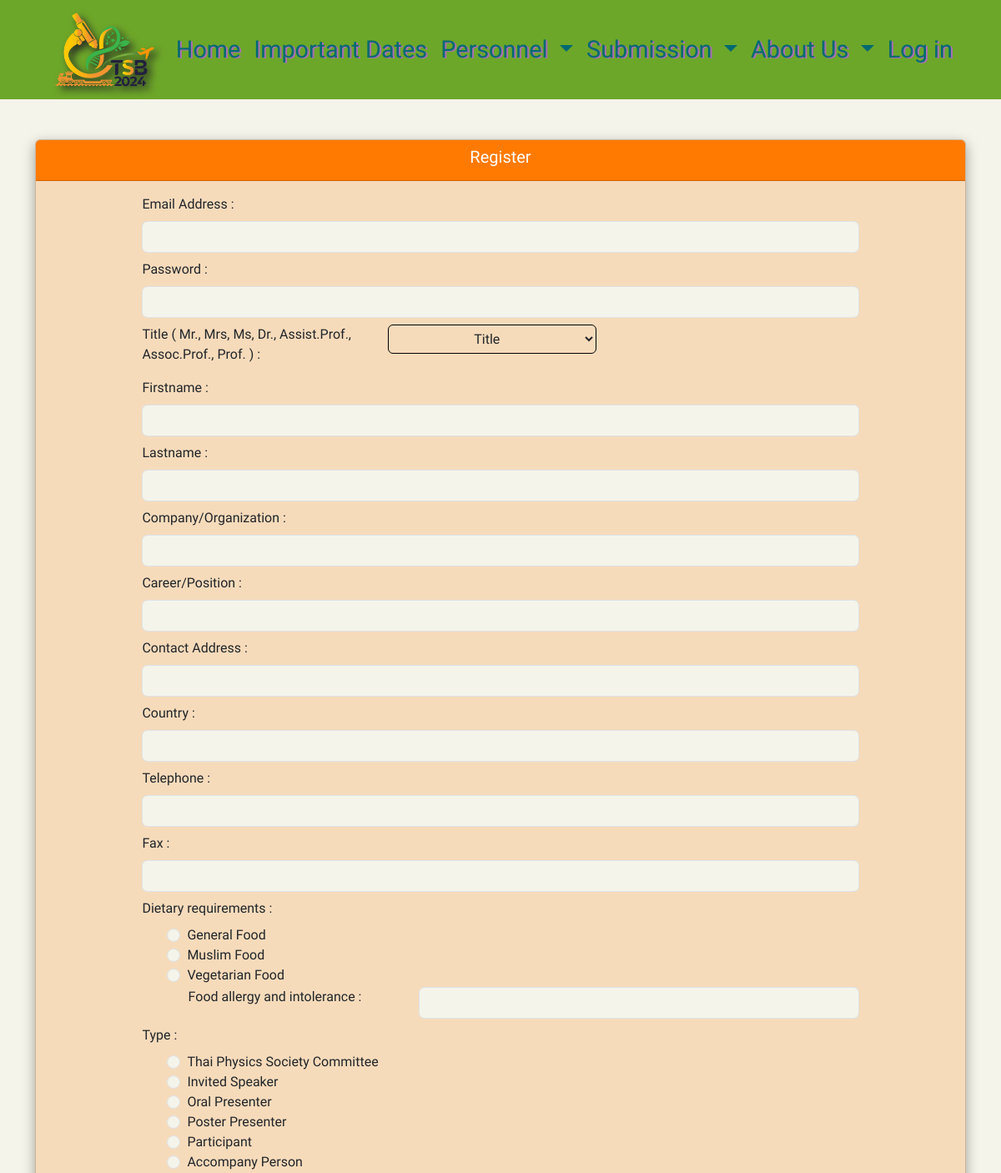
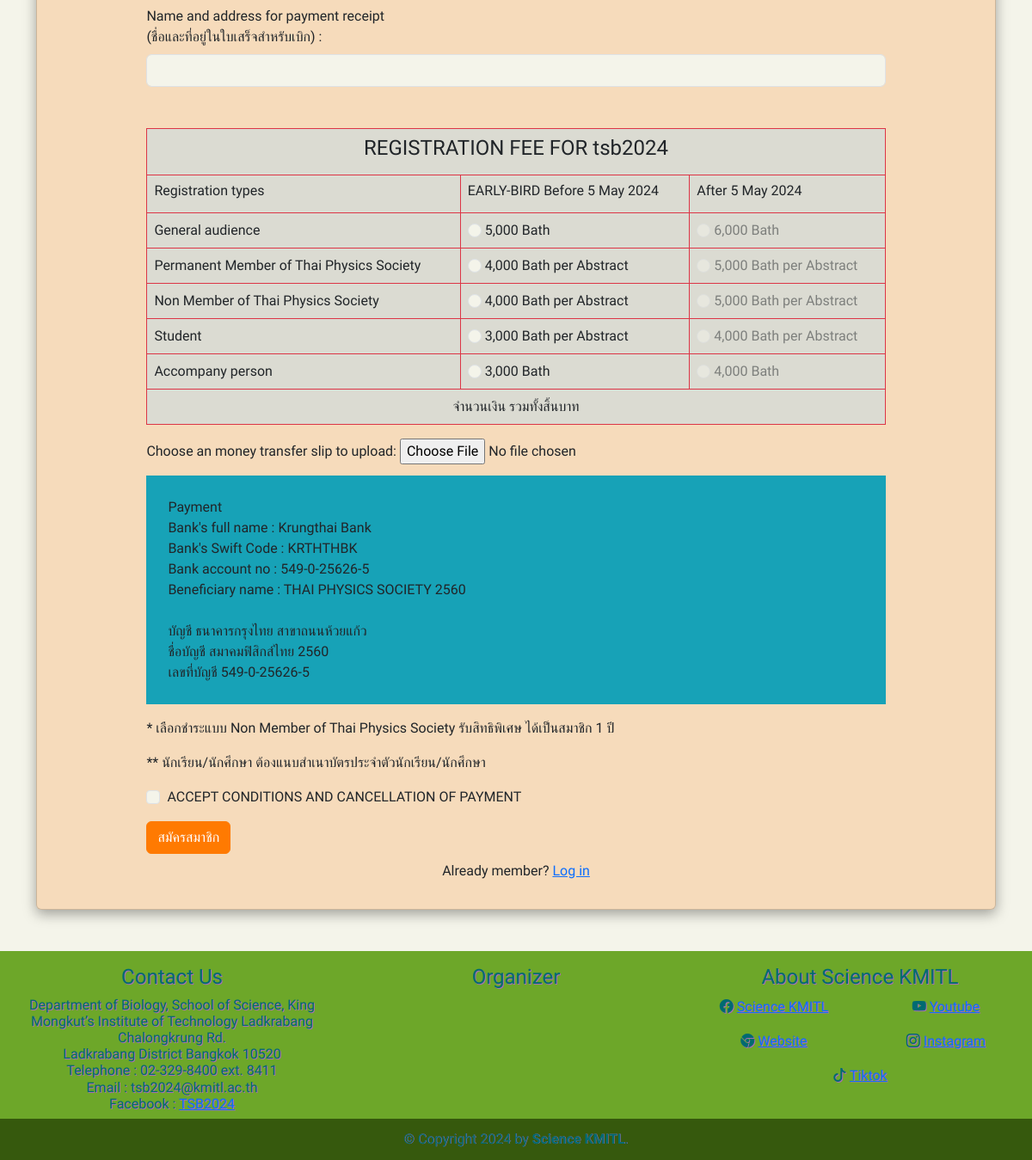
Screenshot of /auth/register.php with the database file from the repository (2 pictures, top to bottom).
### tables this page shows
CREATE TABLE `tb_meal` (
  `meal_id` int(11) NOT NULL,
  `meal_name` varchar(255) NOT NULL
);

CREATE TABLE `tb_type` (
  `type_id` int(11) NOT NULL,
  `type_name` varchar(255) NOT NULL
);

CREATE TABLE `tb_pay` (
  `id` int(11) NOT NULL,
  `pay_name` varchar(255) NOT NULL,
  `b_amount` varchar(255) NOT NULL,
  `a_amount` varchar(255) NOT NULL,
  `b_price` int(11) NOT NULL,
  `a_price` int(11) NOT NULL,
  `pay_id` int(11) NOT NULL
);

### auth/register.php (the view, shortened to what this page needs)
<?php
include($_SERVER['DOCUMENT_ROOT'] . '/tsb2024/connectdb.php');
if (isset($_SESSION['role'])) {
  header("refresh: 1; url= /tsb2024/auth/profile.php");
} else {
  ?>
  <!DOCTYPE html>
  <html lang="en">
  <head>
    <link rel="stylesheet" href="/tsb2024/theme/css/bootstrap-theme.css">
    <link rel="stylesheet" href="/tsb2024/theme/css/self.css">
  </head>
  <body class="font-mitr">
    <?php
    include($_SERVER['DOCUMENT_ROOT'] . '/tsb2024/components/navbar.php');
    ?>
    <div class="container mt-5">
      <div class="card" style="background-color: rgb(255 122 1 / 20%);box-shadow: rgba(0, 0, 0, 0.35) 0px 5px 15px;">
        <div class="card-header bg-l text-white text-center">
          <h5>
            Register
          </h5>
        </div>
        <div class="card-body" style="margin: 0px 10%;">
          <div class="row">
            <form action="authen.php" method="POST" enctype="multipart/form-data">
              <div class="form-outline mb-2">
                <label class="form-label" for="email">Email Address :</label>
                <input type="email" id="email" class="form-control" name="email" required />
              </div>
              <div class="form-outline mb-2">
                <label class="form-label" for="password">Password :</label>
                <input type="password" id="password" class="form-control" name="password" required />
              </div>
              <div class="form-outline mb-2">
                <div class="row">
                  <div class="col-4">
                    <label class="form-label" for="title">Title ( Mr., Mrs, Ms, Dr., Assist.Prof., Assoc.Prof., Prof. ) :
                    </label>
                  </div>
                  <div class="col-8">
                    <div class="dropdown">
                      <select class="btn btn-secondary dropdown-toggle titlebut" type="button" id="dropdownMenuButton1"
                        data-bs-toggle="dropdown" name="title" style="border-color:black;" required>
                        <option value="" selected disabled>Title</option>
                      </select>
                    </div>
                  </div>
                </div>
              </div>
              <div class="form-outline mb-2">
                <label class="form-label" for="name">Firstname :</label>
                <input type="text" id="name" name="name" class="form-control" required />
              </div>
              <div class="form-outline mb-2">
                <label class="form-label" for="lastname">Lastname :</label>
                <input type="text" id="lastname" name="lastname" class="form-control" required />
              </div>
              <div class="form-outline mb-2">
                <label class="form-label" for="company">Company/Organization :</label>
                <input type="text" id="company" name="company" class="form-control" required />
              </div>
              <div class="form-outline mb-2">
                <label class="form-label" for="career">Career/Position :</label>
                <input type="text" id="career" name="career" class="form-control" required />
              </div>
              <div class="form-outline mb-2">
                <label class="form-label" for="address">Contact Address :</label>
                <input type="text" id="address" name="address" class="form-control" required />
              </div>
              <div class="form-outline mb-2">
                <label class="form-label" for="country">Country :</label>
                <input type="text" id="country" name="country" class="form-control" required />
              </div>
              <div class="form-outline mb-2">
                <label class="form-label" for="tel">Telephone :</label>
                <input type="text" id="tel" name="tel" class="form-control" required />
              </div>
              <div class="form-outline mb-2">
                <label class="form-label" for="fax">Fax :</label>
                <input type="text" id="fax" name="fax" class="form-control" />
              </div>
              <div class="form-outline mb-2">
                <label class="form-label">Dietary requirements :</label>
                <div class="form-check" style="margin-left: 30px;">
                  <?php
                  $sql = $conn->query("SELECT * FROM tb_meal");
                  foreach ($sql as $row) {
                    echo '<input class="form-check-input" type="radio" name="meal" value="' . htmlspecialchars($row['meal_name']) . '" required> ' . $row['meal_name'] . '<br>';
                    ?>
                  <?php } ?>
                </div>
                <div class="row" style="margin-left:2.7rem;">
                  <div class="col-4">
                    <label>Food allergy and intolerance : </label>
                  </div>
                  <div class="col-8">
                    <input type="text" id="food" name="food" class="form-control" />
                  </div>
                </div>
              </div>
              <div class="form-outline mb-2">
                <label class="form-label">Type :</label>
                <div class="form-check" style="margin-left: 30px;">
                  <?php
                  $sql = $conn->query("SELECT * FROM tb_type");
                  foreach ($sql as $row) {
                    echo '<input class="form-check-input" type="radio" name="type" value="' . htmlspecialchars($row['type_name']) . '" required> ' . $row['type_name'] . '<br>';
                    ?>
                  <?php } ?>
                </div>
              </div>
              <div class="form-outline">
                <label class="form-label" for="receipt">Name and address for payment
                  receipt<br>(ชื่อและที่อยู่ในใบเสร็จสำหรับเบิก) :</label>
                <input type="text" id="receipt" name="receipt" class="form-control" required />
              </div>
              <div class="form-outline mb-2 mt-5">
                <table class="table table-active table-bordered border-danger">
                  <thead style="text-align: center;">
                    <tr>
                      <td colspan="3">
                        <h4>REGISTRATION FEE FOR tsb2024</h4>
                      </td>
                    </tr>
                  </thead>
                  <tbody>
                    <tr>
                      <td>
                        <h6>Registration types</h6>
                      </td>
                      <td>
                        <h6>EARLY-BIRD Before 5 May 2024</h6>
                      </td>
                      <td>
                        <h6>After 5 May 2024</h6>
                      </td>
                    </tr>
                    <?php
                    $date_end = $conn->query("SELECT * FROM tb_setdate");
                    foreach ($date_end as $rowdate) {
                      $datepro = $rowdate['date_end'];
                    }
                    $datenows = date("Y-m-d");
                    if ($datenows > $datepro) {
                      $data1 = "disabled";
                      $data2 = "";
                    } else {
                      $data1 = "";
                      $data2 = "disabled";
                    }
                    $sqlpay = $conn->query("SELECT * FROM tb_pay");
                    foreach ($sqlpay as $row) {
                      ?>
                      <tr>
                        <td>
                          <?php echo $row['pay_name']; ?>
                        </td>
                        <td>
                          <input class="form-check-input" type="radio" name="fee" value="<?php echo $row['id']; ?>"
                            onchange="openamount(this.value)" required <?php echo $data1; ?>>
                          <label class="form-check-label" for="fee">
                            <?php echo $row['b_amount']; ?>
                          </label>
                        </td>
                        <td>
                          <input class="form-check-input" type="radio" name="fee" value="<?php echo $row['id']; ?>" <?php echo $data2; ?> onchange="openamount(this.value)">
                          <label class="form-check-label" for="fee">
                            <?php echo $row['a_amount']; ?>
                          </label>
                        </td>
                      </tr>
                      <?php
                    }
                    ?>
                    <tr>
                      <td colspan="3">
                        <span class="centerer">จำนวนเงิน รวมทั้งสิ้น <div id="result"></div> บาท</span>
                      </td>
                    </tr>
                  </tbody>
                </table>
                <label class="mb-3">Choose an money transfer slip to upload:</label>
                <input type="file" name="fileupload" required>
                <p class="bg-info" style="padding: 25px">
                  Payment
                  <br>Bank's full name : Krungthai Bank
                  <br>Bank's Swift Code : KRTHTHBK
                  <br>Bank account no : 549-0-25626-5
                  <br>Beneficiary name : THAI PHYSICS SOCIETY 2560
                  <br>
                  <br>บัญชี ธนาคารกรุงไทย สาขาถนนห้วยแก้ว
                  <br>ชื่อบัญชี สมาคมฟิสิกส์ไทย 2560
                  <br>เลขที่บัญชี 549-0-25626-5
                </p>
              </div>
              <p>* เลือกชำระแบบ Non Member of Thai Physics Society รับสิทธิพิเศษ ได้เป็นสมาชิก 1 ปี</p>
              <p>** นักเรียน/นักศึกษา ต้องแนบสำเนาบัตรประจำตัวนักเรียน/นักศึกษา</p>
              <div class="form-check mb-3">
                <input class="form-check-input" type="checkbox" name="check" id="check" required>
                <label class="form-check-label" for="check">
                  ACCEPT CONDITIONS AND CANCELLATION OF PAYMENT
                </label>
              </div>
              <button type="submit" class="btn btn-l btn-block text-white mb-2" name="add">สมัครสมาชิก</button>
              <div class="text-center">
                <p>Already member? <a href="login.php">Log in</a></p>
              </div>
            </form>
          </div>
        </div>
      </div>
    </div>
    <?php
    include($_SERVER['DOCUMENT_ROOT'] . '/tsb2024/components/footer.php');
    ?>
  </body>
  </html>
<?php } ?>

### components/navbar.php (shortened to what this page needs)
<section>
  <nav class="navbar navbar-expand-lg navbar-dark text-white" style="background-color:#6da729;">
    <div class="container-fluid">
      <a class="navbar-brand " href="/tsb2024/index.php">
        <img src="/tsb2024/img/logotsb.png" class="tsblogo w-50" style="-webkit-filter: drop-shadow(5px 5px 5px #222);">
      </a>
      <div class="collapse navbar-collapse fs-20" id="navbarSupportedContent">
        <ul class="hoverul navbar-nav me-auto mb-2 mb-lg-0 menunav">
          <li class="nav-item">
            <a class="nav-link nav-fontcolor " aria-current="page" href="/tsb2024/index.php">Home</a>
          </li>
          <li class="nav-item">
            <a class="nav-link nav-fontcolor " aria-current="page" href="/tsb2024/pages/date.php">Important Dates</a>
          </li>
          <li class="nav-item dropdown">
            <a class="nav-link dropdown-toggle nav-fontcolor" href="#" role="button" data-bs-toggle="dropdown"
              aria-expanded="false">
              Personnel
            </a>
          </li>
          <li class="nav-item dropdown">
            <a class="nav-link dropdown-toggle nav-fontcolor" href="#" role="button" data-bs-toggle="dropdown"
              aria-expanded="false">
              Submission
            </a>
          </li>
          <li class="nav-item dropdown">
            <a class="nav-link dropdown-toggle nav-fontcolor" href="#" role="button" data-bs-toggle="dropdown"
              aria-expanded="false">
              About Us
            </a>
          </li>
          <?php if (isset($_SESSION['role'])) {
            if ($_SESSION['role']) { ?>
              <li class="nav-item">
                <?php if ($_SESSION['role'] == "user") { ?>
                  <a class="nav-link nav-fontcolor" aria-current="page" href="/tsb2024/auth/profile.php">Profile</a>
                <?php } else if ($_SESSION['role'] == "thaiphysic") { ?>
                    <a class="nav-link nav-fontcolor" aria-current="page" href="/tsb2024/auth/backend/tsb.php">Profile</a>
                <?php } else if ($_SESSION['role'] == "admin") { ?>
                      <a class="nav-link nav-fontcolor" aria-current="page" href="/tsb2024/auth/backend/admin.php">Profile</a>
                <?php } else if ($_SESSION['role'] == "superadmin") { ?>
                        <a class="nav-link nav-fontcolor" aria-current="page"
                          href="/tsb2024/auth/backend/superadmin.php">Profile</a>
                <?php } ?>
              </li>
              <li class="nav-item">
                <a class="nav-link nav-fontcolor" aria-current="page" href="/tsb2024/auth/logout.php">Log out</a>
              </li>
            <?php }
          } else { ?>
            <li class="nav-item">
              <a class="nav-link nav-fontcolor" aria-current="page" href="/tsb2024/auth/login.php">Log in</a>
            </li>
            <?php
          } ?>
        </ul>
      </div>
    </div>
  </nav>
</section>

### components/footer.php (shortened to what this page needs)
<div class="footer mt-5 row mt-3 w-100 foot-fontcolor">
  <div style="background-color:#6da729;">
    <div class="row mt-3">
      <div class="col-md-4">
        <h4>Contact Us</h4>
        <h6>Department of Biology, School of Science, King Mongkut’s Institute of
          Technology Ladkrabang Chalongkrung Rd. <br>Ladkrabang District Bangkok 10520<br>
          Telephone : 02-329-8400 ext. 8411<br>Email : tsb2024@kmitl.ac.th<br>Facebook :
          <a href="" target="_blank">TSB2024</a>
          <br>
        </h6>
      </div>
      <div class="col-md-4">
        <h4>Organizer</h4>
      </div>
      <div class="col-md-4">
        <h4>About Science KMITL</h4>
        <div class="row">
          <div class="col-sm-6">
            <p><i class="bi bi-facebook"></i> <a target="_blank" href="https://www.facebook.com/SciKmitl">Science
                KMITL</a></p>
          </div>
          <div class="col-sm-6">
            <p><i class="bi bi-youtube"></i> <a target="_blank"
                href="https://www.youtube.com/@schoolofsciencekmitloffici8071">Youtube</a></p>
          </div>
        </div>
        <div class="row">
          <div class="col-sm-6">
            <p><i class="bi bi-browser-chrome"></i> <a target="_blank"
                href="https://www.science.kmitl.ac.th/new">Website</a></p>
          </div>
          <div class="col-sm-6">
            <p><i class="bi bi-instagram"></i> <a target="_blank"
                href="https://www.instagram.com/scikmitl/">Instagram</a></p>
          </div>
        </div>
        <p><i class="bi bi-tiktok"></i> <a target="_blank" href="https://www.tiktok.com/@scikmitl">Tiktok</a></p>
      </div>
    </div>
  </div>
  <div class="col-xl-12" style="background-color: #36590d;padding: 12px;text-shadow: 0.5px 0.2px #a96fb3;">
    &copy; Copyright 2024 by <strong><span>Science KMITL</span></strong>.
  </div>
</div>

### theme/css/self.css (style rules this page uses)
.tsblogo { max-width: 200px; margin-left: 50px }
.nav-fontcolor { color: #006a71; font-size: 1.8rem; text-shadow: 2px 1px #a96fb3; }
.foot-fontcolor { color: #006a71; text-shadow: 1px 0.5px #a96fb3; }
.footer { left: 0; bottom: 0; width: 100%; text-align: center; margin: 0; }
.centerer { display: flex; justify-content: center; }
@media screen and (min-width: 992px) { .menunav { position: absolute; right: 50px; } }
@media (min-width: 577px) { .titlebut { width: 250px; } }

### rows the page displays
tb_meal: meal_name "General Food"
tb_meal: meal_name "Muslim Food"
tb_meal: meal_name "Vegetarian Food"
tb_type: type_name "Thai Physics Society Committee"
tb_type: type_name "Invited Speaker"
tb_type: type_name "Oral Presenter"
tb_type: type_name "Poster Presenter"
tb_type: type_name "Participant"
tb_type: type_name "Accompany Person"
tb_pay: pay_name "General audience", b_amount "5,000 Bath", a_amount "6,000 Bath"
tb_pay: pay_name "Permanent Member of Thai Physics Society", b_amount "4,000 Bath per Abstract", a_amount "5,000 Bath per Abstract"
tb_pay: pay_name "Non Member of Thai Physics Society", b_amount "4,000 Bath per Abstract", a_amount "5,000 Bath per Abstract"
tb_pay: pay_name "Student", b_amount "3,000 Bath per Abstract", a_amount "4,000 Bath per Abstract"
tb_pay: pay_name "Accompany person", b_amount "3,000 Bath", a_amount "4,000 Bath"
